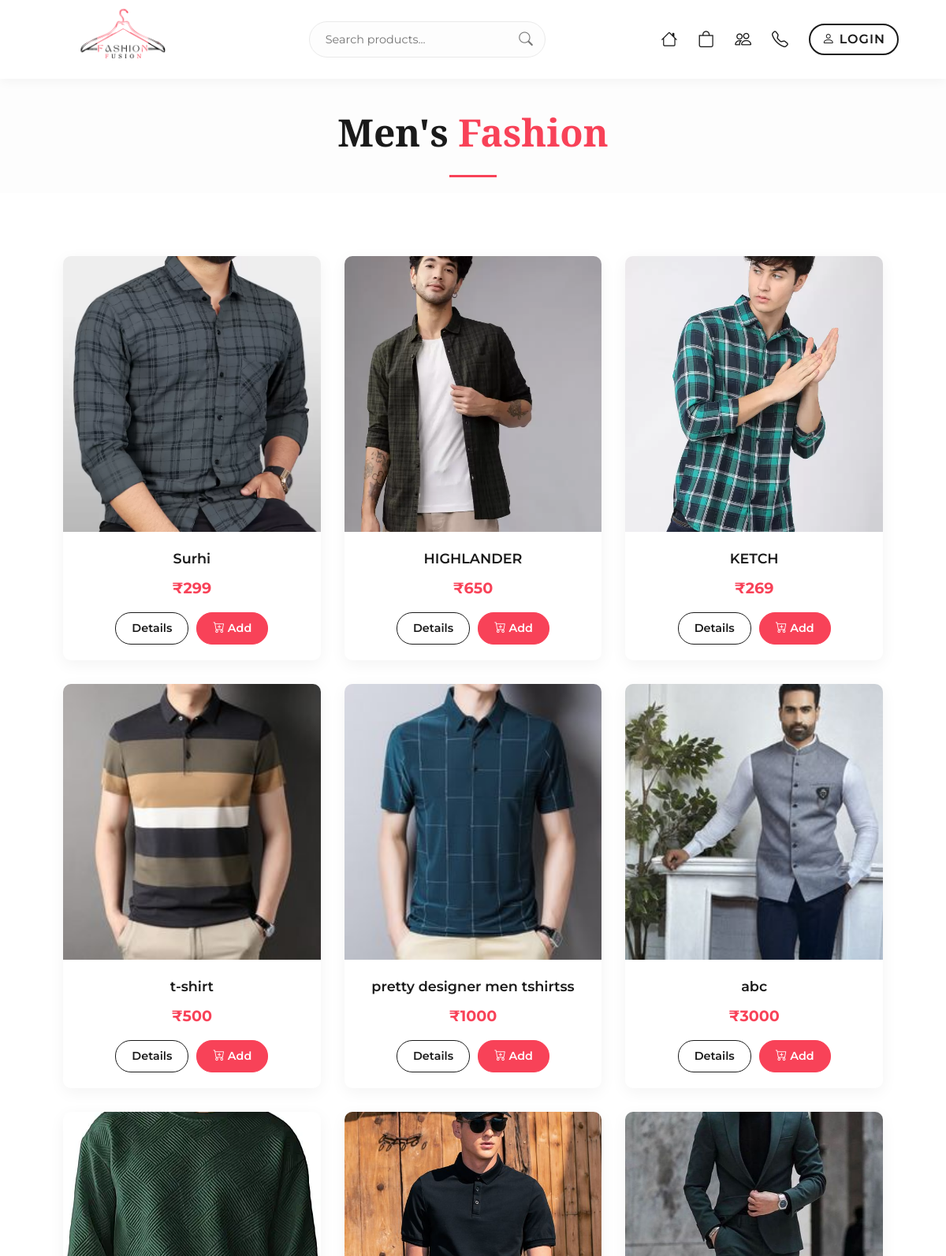
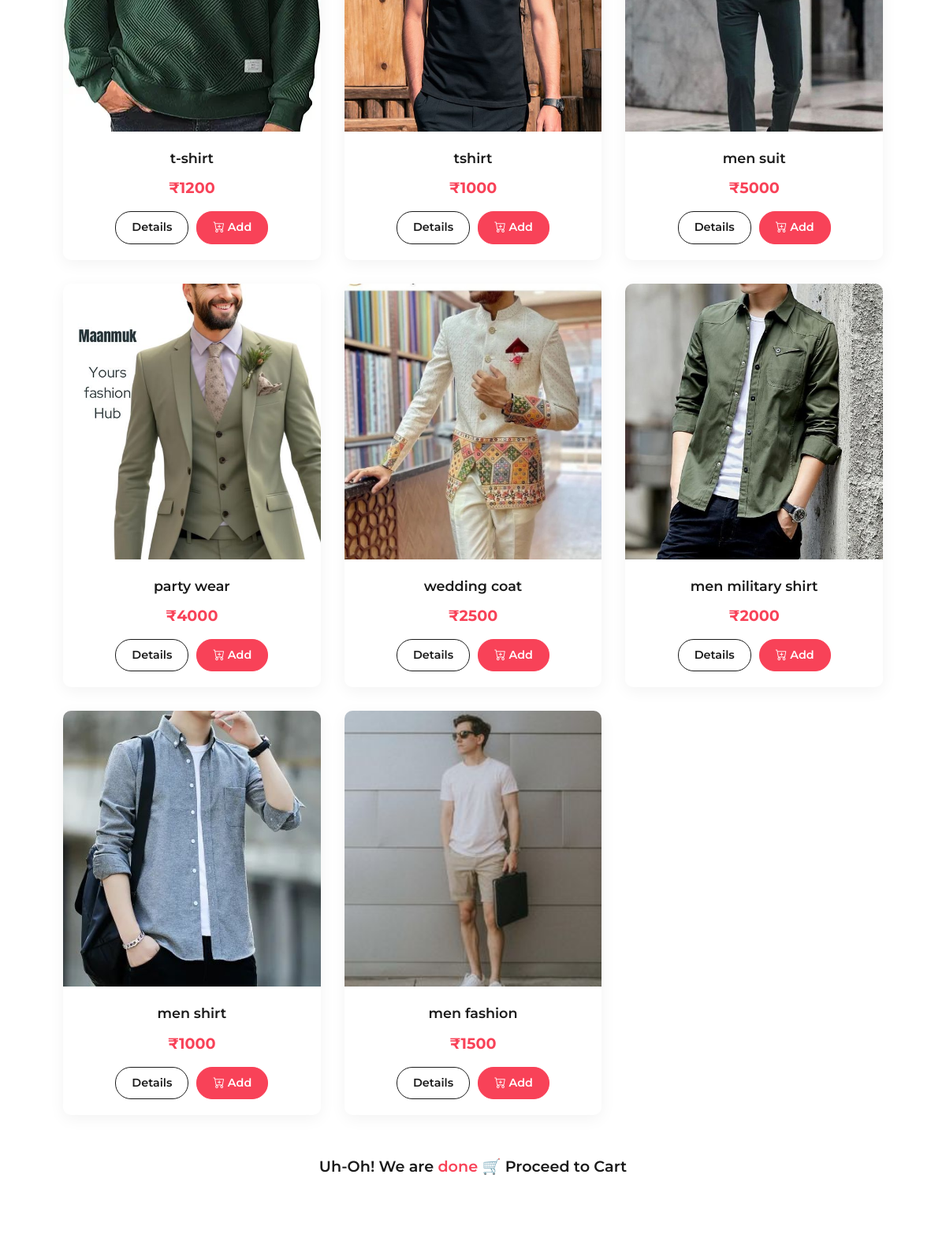
Screenshot of /man.php (upper part) with the database file from the repository (2 pictures, top to bottom).
### tables this page shows
CREATE TABLE `products_man` (
  `id` int(255) NOT NULL,
  `p_id` varchar(255) NOT NULL,
  `p_name` varchar(255) NOT NULL,
  `p_price` varchar(255) NOT NULL,
  `p_image` varchar(255) NOT NULL,
  `p_description` varchar(255) NOT NULL
);

### man.php (the view, shortened to what this page needs)
<!DOCTYPE html>
<html lang="en" dir="ltr">
<head>
    <link rel="stylesheet" href="https://cdn.jsdelivr.net/npm/bootstrap-icons@1.11.3/font/bootstrap-icons.min.css">
    <link rel="stylesheet" href="css/style.css">
</head>
<body>
    <?php @include 'header.php';?>
    <div class="page-header">
        <h1>Men's <span class="text-primary">Fashion</span></h1>
        <hr class="divider">
    </div>
    <section class="products-section">
        <div class="container">
            <div class="products-container">
                <?php
                if(isset($con)) {
                    mysqli_select_db($con, "fashionfusion");
                    $q1 = "SELECT * FROM `products_man`";
                    $result = mysqli_query($con, $q1);
                    if(mysqli_num_rows($result) > 0){
                        while($fetch_product = mysqli_fetch_assoc($result)){
                ?>
                <div class="product-card">
                    <div class="card-img-wrapper">
                        <img src="admin/uploaded_img/<?php echo htmlspecialchars($fetch_product['p_image']); ?>" alt="<?php echo htmlspecialchars($fetch_product['p_name']); ?>" onerror="this.src='images/placeholder.jpg'">
                    </div>
                    <div class="card-info">
                        <h3><?php echo htmlspecialchars($fetch_product['p_name']); ?></h3>
                        <p class="price">₹<?php echo htmlspecialchars($fetch_product['p_price']); ?></p>
                        <div class="card-actions">
                            <a href="productdetail.php?id=<?php echo $fetch_product['id']; ?>" class="btn-outline">Details</a>
                            <a href="cart.php?add=<?php echo $fetch_product['id']; ?>" class="btn-primary"><i class="bi bi-cart-plus"></i> Add</a>
                        </div>
                    </div>
                </div>
                <?php
                        }
                    } else {
                        echo "<div class='no-products'><p>No items currently available in the Men's collection. Check back soon!</p></div>";
                    }
                } else {
                    echo "<p>Database connection error.</p>";
                }
                ?>
            </div>
            <div class="end-message" style="text-align: center; margin-top: 50px; padding-bottom: 20px;">
                <a href="cart.php" style="color: var(--text-dark); font-size: 1.2rem; font-weight: 600;">
                    Uh-Oh! We are <span class="text-primary">done</span> 🛒 Proceed to Cart
                </a>
            </div>
        </div>
    </section>
</body>
</html>

### css/style.css (style rules this page uses)
:root { --primary-color: #f84258; --text-dark: #1a1a1a; --text-light: #777; --bg-light: #fdfdfd; --font-heading: 'Playfair Display', serif; --font-body: 'Montserrat', sans-serif; }
* { margin: 0; padding: 0; box-sizing: border-box; }
body { font-family: var(--font-body); background-color: var(--bg-light); color: var(--text-dark); line-height: 1.6; padding-top: 70px; }
a { text-decoration: none; color: inherit; transition: all 0.3s ease; }
.products-section { padding: 80px 5%; background-color: #fff; }
.divider { width: 60px; height: 3px; background-color: var(--primary-color); border: none; margin: 15px auto 0; }
.products-container { display: grid; grid-template-columns: repeat(auto-fit, minmax(280px, 1fr)); gap: 30px; }
.product-card { background: #fff; border-radius: 10px; overflow: hidden; box-shadow: 0 5px 20px rgba(0,0,0,0.05); transition: transform 0.3s ease; }
.card-img-wrapper { height: 350px; overflow: hidden; }
.card-img-wrapper img { width: 100%; height: 100%; object-fit: cover; transition: transform 0.5s ease; }
.card-info { padding: 20px; text-align: center; }
.card-info h3 { font-size: 1.1rem; font-weight: 600; margin-bottom: 8px; }
.card-info .price { color: var(--primary-color); font-weight: 700; font-size: 1.2rem; margin-bottom: 15px; }
.btn-outline { display: inline-block; padding: 8px 20px; border: 1px solid var(--text-dark); color: var(--text-dark); border-radius: 20px; font-size: 0.9rem; font-weight: 600; }
.page-header { text-align: center; padding: 60px 20px 20px; }
.page-header h1 { font-family: var(--font-heading); font-size: 3rem; color: var(--text-dark); }
.text-primary { color: var(--primary-color); }
.container { max-width: 1200px; margin: 0 auto; padding: 0 20px; }
.card-actions { display: flex; justify-content: center; gap: 10px; margin-top: 15px; }
.btn-primary { display: inline-block; padding: 8px 20px; background: var(--primary-color); color: #fff; border: 1px solid var(--primary-color); border-radius: 20px; font-size: 0.9rem; font-weight: 600; }

### rows the page displays
products_man: p_image (picture), p_name "Surhi", p_price "299"
products_man: p_image (picture), p_name "HIGHLANDER", p_price "650"
products_man: p_image (picture), p_name "KETCH", p_price "269"
products_man: p_image (picture), p_name "t-shirt", p_price "500"
products_man: p_image (picture), p_name "pretty designer men tshirtss", p_price "1000"
products_man: p_image (picture), p_name "abc", p_price "3000"
products_man: p_image (picture), p_name "t-shirt", p_price "1200"
products_man: p_image (picture), p_name "tshirt", p_price "1000"
products_man: p_image (picture), p_name "men suit", p_price "5000"
products_man: p_image (picture), p_name "party wear", p_price "4000"
products_man: p_image (picture), p_name "wedding coat", p_price "2500"
products_man: p_image (picture), p_name "men military shirt", p_price "2000"
products_man: p_image (picture), p_name "men shirt", p_price "1000"
products_man: p_image (picture), p_name "men fashion", p_price "1500"
